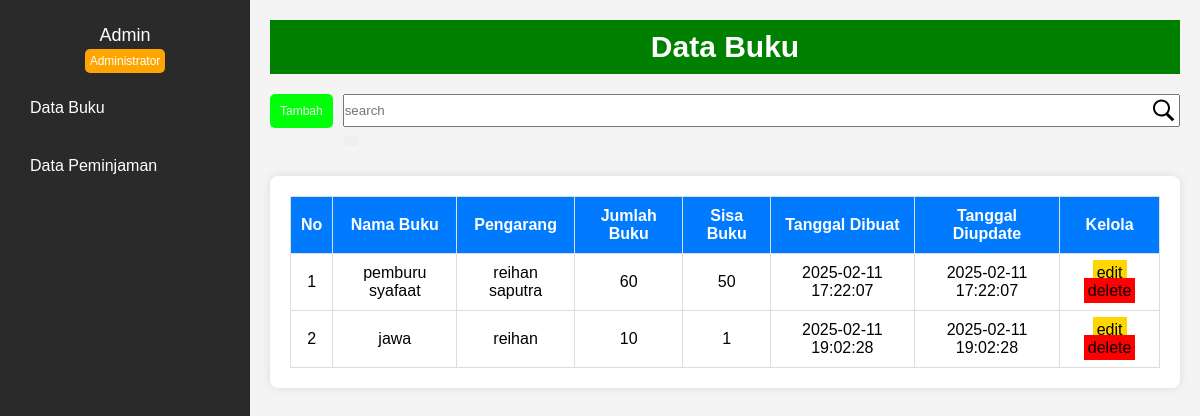
Page /dashboard.php on the committed database.
### tables this page shows
CREATE TABLE `buku` (
  `id_buku` int NOT NULL,
  `judul_buku` varchar(255) NOT NULL,
  `pengarang` varchar(255) NOT NULL,
  `jumlah_buku` int NOT NULL,
  `created_at` timestamp NULL DEFAULT CURRENT_TIMESTAMP,
  `update_at` timestamp NULL DEFAULT CURRENT_TIMESTAMP
);

### dashboard.php (the view, shortened to what this page needs)
<?php
include "koneksi.php";
$search = isset($_GET['search']) ? $_GET['search'] : '';
$query = "SELECT buku.id_buku, buku.judul_buku,buku.pengarang,buku.jumlah_buku,buku.created_at,buku.update_at, /*ambil semua isi table buku */
                (buku.jumlah_buku - COALESCE(SUM(peminjam.jumlah_buku), 0)) AS sisa_buku FROM buku /* kurangi jumlah buku ditable buku dengan jumlah uku di table peminjam dan diberikan alias sisa_buku */
                LEFT JOIN peminjam ON buku.id_buku = peminjam.id_buku /* menggabungkan table pinjam dengan id buku yang ada di table buku */
                WHERE (buku.judul_buku LIKE '%$search%' OR buku.pengarang LIKE '%$search%') /*untuk pencarian*/
                GROUP BY buku.id_buku, buku.judul_buku, buku.jumlah_buku;";
$data = mysqli_query($con, $query);
?>
<!DOCTYPE html>
<html lang="id">
<head>
    <link rel="stylesheet" href="dashboard.css">
</head>
<body>
    <div class="sidebar">
        <div class="profile">
            <p>Admin</p>
            <span class="role">Administrator</span>
        </div>
        <nav>
            <ul>
                <li><a href="dashboard.php">Data Buku</a></li>
                <li><a href="peminjaman.php">Data Peminjaman</a></li>
            </ul>
        </nav>
    </div>
    <div class="content">
        <header>
            <h2>Data Buku</h2>
        </header>
        <div class="fitur">
            <a href="tambahbuku.php">
                <button class="btn-tambah">Tambah</button>
            </a>
            <div class="div-search">
                <form action="" method="GET">
                    <input type="text" name="search" class="search" placeholder="search" value="<?php echo htmlspecialchars($search); ?>">
                    <button type="submit">
                        <img src="./search.svg" alt="">
                    </button>
                </form>
            </div>
        </div>
        <div class="table-container">
            <table>
                <thead>
                    <tr>
                        <th>No</th>
                        <th>Nama Buku</th>
                        <th>Pengarang</th>
                        <th>Jumlah Buku</th>
                        <th>Sisa Buku</th>
                        <th>Tanggal Dibuat</th>
                        <th>Tanggal Diupdate</th>
                        <th>Kelola</th>
                    </tr>
                </thead>
                <tbody>
                 <?php
                    $n = 1;
                    $getdata = mysqli_fetch_all($data,MYSQLI_ASSOC);
                    if(empty($getdata)){?>
                        <tr>
                            <td colspan="5">
                                <h1 style="text-align: center;">Data Belum Ada</h1>
                            </td>
                        </tr>
                        <?php } else {
                            foreach($getdata as $row){
                        ?>
                        <tr>
                            <td><?php echo $n++ ?></td>
                            <td><?php echo $row['judul_buku'] ?></td>
                            <td><?php echo $row['pengarang'] ?></td>
                            <td><?php echo $row['jumlah_buku'] ?></td>
                            <td>
                                <?php echo $row['sisa_buku']
                                ?>
                            </td>
                            <td><?php echo $row['created_at'] ?></td>
                            <td><?php echo $row['update_at'] ?></td>
                            <td>
                                <a href="editbuku.php?id_buku=<?php echo $row['id_buku'] ?>" class="btn-edit">edit</a>
                                <a href="deletebuku.php?id_buku=<?php echo $row['id_buku'] ?>" onclick="return confirm('Apakah Anda yakin ingin menghapus buku ini?');" class="btn-delete">delete</a>
                            </td>
                        </tr>
                        <?php
                            }}
                        ?>
                </tbody>
            </table>
        </div>
    </div>
</body>
</html>

### dashboard.css (style rules this page uses)
*,body { margin: 0; padding: 0; box-sizing: border-box; font-family: Arial, sans-serif; }
body { display: flex; background-color: #f4f4f4; }
.sidebar { width: 250px; background-color: #2a2a2a; color: white; padding: 20px; height: 100vh; }
.profile { text-align: center; margin-bottom: 20px; }
.profile p { font-size: 18px; margin: 5px 0; }
.role { background-color: orange; padding: 5px; border-radius: 5px; font-size: 12px; }
nav ul { list-style: none; }
nav ul li { margin: 20px 0; }
nav ul li a { text-decoration: none; color: white; font-size: 16px; display: block; padding: 10px; border-radius: 5px; }
.content { flex: 1; padding: 20px; }
header { background-color: #008000; color: white; padding: 10px; text-align: center; font-size: 20px; margin-bottom: 20px; }
.table-container { background: white; padding: 20px; margin-top: 30px; border-radius: 8px; box-shadow: 0 0 10px rgba(0, 0, 0, 0.1); }
table { width: 100%; border-collapse: collapse; }
table th, table td { padding: 10px; border: 1px solid #ddd; text-align: center; }
table th { background-color: #007bff; color: white; }
button { border: none; cursor: pointer; padding: 5px 8px; border-radius: 5px; }
.fitur { display: flex; }
.btn-tambah { background-color: #00ff08; margin-right: 10px; padding: 10px; font-size: 12px; color: #f4f4f4; }
.div-search { position: relative; width: 100%; }
.div-search input { width: 100%; height: 33px; }
.div-search img { position: absolute; top: 4px; right:4px; width: 25px; }
.btn-edit { background-color: gold !important; color: black !important; padding: 4px !important; text-decoration: none !important; }
.btn-delete { background-color: red !important; padding: 4px !important; text-decoration: none !important; color: black !important; }

### rows in the picture
buku: judul_buku "pemburu syafaat", pengarang "reihan saputra", jumlah_buku "60", sisa_buku "50", created_at "2025-02-11 17:22:07", update_at "2025-02-11 17:22:07"
buku: judul_buku "jawa", pengarang "reihan", jumlah_buku "10", sisa_buku "1", created_at "2025-02-11 19:02:28", update_at "2025-02-11 19:02:28"
